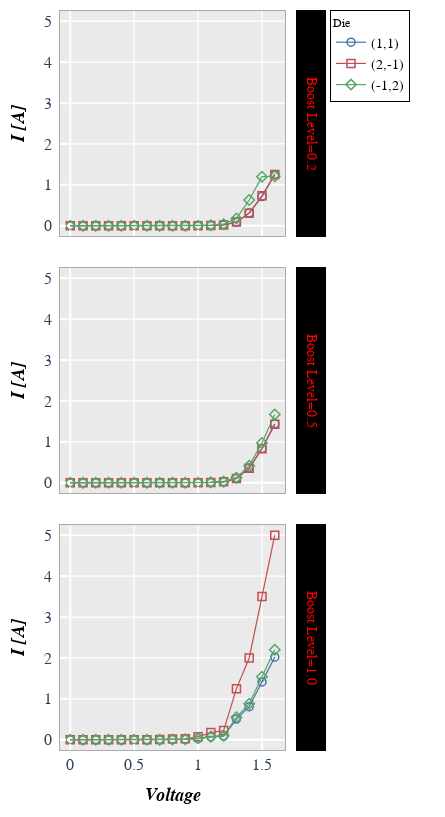

The notebook cell saved with this chart:
### Markdown cell above
Row plots create multiple subplots in a single column.  Each unique value in the DataFrame column provided for keyword ``row`` creates a new row in the subplot grid.  Plot order is defined alphabetically from top to bottom.  Each row contains a row label indicating the unique value of the ``row`` column.

### Code cell
fcp.plot(df, x='Voltage', y='I [A]', legend='Die', row='Boost Level', ax_size=[225, 225], legend_edge_color='#000000', modebar_visible=True,
         filter='Substrate=="Si" & Target Wavelength==450 & Temperature [C]==25', label_row_fill_color='#000000', show=True, label_row_font_color='#ff0000')

### Figure 1 — Plotly figure (JSON) as saved in the notebook; plotly's stock layout.template omitted (floating-point values rounded to 4 significant figures)
{"data": [{"line": {"width": 1.2}, "marker": {"color": "#4b72b0", "line": {"color": "#4b72b0", "width": 1.5}, "size": 8, "symbol": "circle-open"}, "mode": "lines+markers", "name": "(1,1)", "showlegend": true, "type": "scatter", "x": [0, 0.1, 0.2, 0.3, 0.4, 0.5, 0.6, 0.7, 0.8, 0.9, 1, 1.1, 1.2, 1.3, 1.4, 1.5, 1.6], "xaxis": "x", "y": [0, 0, 0, 0, 0, 0, 0, 0, 0, 0, 0.001, 0.007, 0.021, 0.091, 0.314, 0.713, 1.253], "yaxis": "y"}, {"line": {"width": 1.2}, "marker": {"color": "#c34e52", "line": {"color": "#c34e52", "width": 1.5}, "size": 8, "symbol": "square-open"}, "mode": "lines+markers", "name": "(2,-1)", "showlegend": true, "type": "scatter", "x": [0, 0.1, 0.2, 0.3, 0.4, 0.5, 0.6, 0.7, 0.8, 0.9, 1, 1.1, 1.2, 1.3, 1.4, 1.5, 1.6], "xaxis": "x", "y": [0, 0, 0, 0, 0, 0, 0, 0, 0, 0, 0.001, 0.007, 0.02, 0.092, 0.309, 0.731, 1.255], "yaxis": "y"}, {"line": {"width": 1.2}, "marker": {"color": "#54a767", "line": {"color": "#54a767", "width": 1.5}, "size": 8, "symbol": "diamond-open"}, "mode": "lines+markers", "name": "(-1,2)", "showlegend": true, "type": "scatter", "x": [0, 0.1, 0.2, 0.3, 0.4, 0.5, 0.6, 0.7, 0.8, 0.9, 1, 1.1, 1.2, 1.3, 1.4, 1.5, 1.6], "xaxis": "x", "y": [0, 0, 0, 0, 0, 0, 0, 0, 0, 0, 0.002, 0.014, 0.04, 0.18, 0.63, 1.2, 1.211], "yaxis": "y"}, {"line": {"width": 1.2}, "marker": {"color": "#4b72b0", "line": {"color": "#4b72b0", "width": 1.5}, "size": 8, "symbol": "circle-open"}, "mode": "lines+markers", "name": "(1,1)", "showlegend": false, "type": "scatter", "x": [0, 0.1, 0.2, 0.3, 0.4, 0.5, 0.6, 0.7, 0.8, 0.9, 1, 1.1, 1.2, 1.3, 1.4, 1.5, 1.6], "xaxis": "x2", "y": [0, 0, 0, 0, 0, 0, 0, 0, 0, 0, 0.0012, 0.0084, 0.024, 0.108, 0.36, 0.84, 1.44], "yaxis": "y2"}, {"line": {"width": 1.2}, "marker": {"color": "#c34e52", "line": {"color": "#c34e52", "width": 1.5}, "size": 8, "symbol": "square-open"}, "mode": "lines+markers", "name": "(2,-1)", "showlegend": false, "type": "scatter", "x": [0, 0.1, 0.2, 0.3, 0.4, 0.5, 0.6, 0.7, 0.8, 0.9, 1, 1.1, 1.2, 1.3, 1.4, 1.5, 1.6], "xaxis": "x2", "y": [0, 0, 0, 0, 0, 0, 0, 0, 0, 0.001, 0.00119, 0.00833, 0.0238, 0.1071, 0.357, 0.833, 1.428], "yaxis": "y2"}, {"line": {"width": 1.2}, "marker": {"color": "#54a767", "line": {"color": "#54a767", "width": 1.5}, "size": 8, "symbol": "diamond-open"}, "mode": "lines+markers", "name": "(-1,2)", "showlegend": false, "type": "scatter", "x": [0, 0.1, 0.2, 0.3, 0.4, 0.5, 0.6, 0.7, 0.8, 0.9, 1, 1.1, 1.2, 1.3, 1.4, 1.5, 1.6], "xaxis": "x2", "y": [0, 0, 0, 0, 0, 0, 0, 0, 0, 0.0005, 0.001392, 0.009747, 0.02785, 0.1253, 0.4177, 0.9747, 1.671], "yaxis": "y2"}, {"line": {"width": 1.2}, "marker": {"color": "#4b72b0", "line": {"color": "#4b72b0", "width": 1.5}, "size": 8, "symbol": "circle-open"}, "mode": "lines+markers", "name": "(1,1)", "showlegend": false, "type": "scatter", "x": [0, 0.1, 0.2, 0.3, 0.4, 0.5, 0.6, 0.7, 0.8, 0.9, 1, 1.1, 1.2, 1.3, 1.4, 1.5, 1.6], "xaxis": "x3", "y": [0, 0, 0, 0, 0, 0, 0.00101, 0.00303, 0.00707, 0.0101, 0.0303, 0.0707, 0.0909, 0.505, 0.808, 1.414, 2.02], "yaxis": "y3"}, {"line": {"width": 1.2}, "marker": {"color": "#c34e52", "line": {"color": "#c34e52", "width": 1.5}, "size": 8, "symbol": "square-open"}, "mode": "lines+markers", "name": "(2,-1)", "showlegend": false, "type": "scatter", "x": [0, 0.1, 0.2, 0.3, 0.4, 0.5, 0.6, 0.7, 0.8, 0.9, 1, 1.1, 1.2, 1.3, 1.4, 1.5, 1.6], "xaxis": "x3", "y": [0, 0, 0, 0, 0, 0, 0.0025, 0.0075, 0.0175, 0.025, 0.075, 0.175, 0.225, 1.25, 2, 3.5, 5], "yaxis": "y3"}, {"line": {"width": 1.2}, "marker": {"color": "#54a767", "line": {"color": "#54a767", "width": 1.5}, "size": 8, "symbol": "diamond-open"}, "mode": "lines+markers", "name": "(-1,2)", "showlegend": false, "type": "scatter", "x": [0, 0.1, 0.2, 0.3, 0.4, 0.5, 0.6, 0.7, 0.8, 0.9, 1, 1.1, 1.2, 1.3, 1.4, 1.5, 1.6], "xaxis": "x3", "y": [0, 0, 0, 0, 0, 0, 0.0011, 0.0033, 0.0077, 0.011, 0.033, 0.077, 0.099, 0.55, 0.88, 1.54, 2.2], "yaxis": "y3"}], "layout": {"annotations": [{"font": {"color": "#ff0000", "family": "sans-serif", "size": 14}, "showarrow": false, "text": "Boost Level=0.2", "textangle": 90, "x": 1.116, "xanchor": "center", "xref": "x domain", "y": 0.5, "yanchor": "middle", "yref": "y domain"}, {"font": {"color": "#ff0000", "family": "sans-serif", "size": 14}, "showarrow": false, "text": "Boost Level=0.5", "textangle": 90, "x": 1.116, "xanchor": "center", "xref": "x2 domain", "y": 0.5, "yanchor": "middle", "yref": "y2 domain"}, {"font": {"color": "#ff0000", "family": "sans-serif", "size": 14}, "showarrow": false, "text": "Boost Level=1.0", "textangle": 90, "x": 1.116, "xanchor": "center", "xref": "x3 domain", "y": 0.5, "yanchor": "middle", "yref": "y3 domain"}], "autosize": true, "height": 817, "legend": {"bgcolor": "#ffffff", "bordercolor": "#000000", "borderwidth": 1, "font": {"color": "black", "family": "sans-serif", "size": 14}, "itemwidth": 30, "title": {"font": {"family": "sans-serif", "size": 12}, "text": "Die"}, "traceorder": "normal", "x": 1.003, "xanchor": "right", "y": 1, "yanchor": "top"}, "margin": {"b": 66, "l": 60, "r": 36, "t": 10}, "modebar": {"bgcolor": "#ffffff", "orientation": "v"}, "paper_bgcolor": "#ffffff", "plot_bgcolor": "#eaeaea", "shapes": [{"fillcolor": "#000000", "line": {"color": "#8c8c8c", "width": 0}, "type": "rect", "x0": 1.049, "x1": 1.182, "xref": "x domain", "y0": 1.004, "y1": -0.004444, "yref": "y domain"}, {"fillcolor": "#000000", "line": {"color": "#8c8c8c", "width": 0}, "type": "rect", "x0": 1.049, "x1": 1.182, "xref": "x2 domain", "y0": 1.004, "y1": -0.004444, "yref": "y2 domain"}, {"fillcolor": "#000000", "line": {"color": "#8c8c8c", "width": 0}, "type": "rect", "x0": 1.049, "x1": 1.182, "xref": "x3 domain", "y0": 1.004, "y1": -0.004444, "yref": "y3 domain"}], "showlegend": true, "title": {"x": 0.5764, "y": 0.9853}, "width": 445, "xaxis": {"anchor": "y", "domain": [0, 0.6447], "gridcolor": "#ffffff", "griddash": "solid", "gridwidth": 1.3, "linecolor": "#aaaaaa", "linewidth": 1, "matches": "x3", "mirror": true, "range": [-0.08, 1.68], "showline": true, "showticklabels": false, "tickcolor": "#ffffff", "tickfont": {"family": "sans-serif", "size": 16}, "ticklen": 6.2, "ticks": "inside", "tickwidth": 2.2, "type": "linear"}, "xaxis2": {"anchor": "y2", "domain": [0, 0.6447], "gridcolor": "#ffffff", "griddash": "solid", "gridwidth": 1.3, "linecolor": "#aaaaaa", "linewidth": 1, "matches": "x3", "mirror": true, "range": [-0.08, 1.68], "showline": true, "showticklabels": false, "tickcolor": "#ffffff", "tickfont": {"family": "sans-serif", "size": 16}, "ticklen": 6.2, "ticks": "inside", "tickwidth": 2.2, "type": "linear"}, "xaxis3": {"anchor": "y3", "domain": [0, 0.6447], "gridcolor": "#ffffff", "griddash": "solid", "gridwidth": 1.3, "linecolor": "#aaaaaa", "linewidth": 1, "mirror": true, "range": [-0.08, 1.68], "showline": true, "showticklabels": true, "tickcolor": "#ffffff", "tickfont": {"family": "sans-serif", "size": 16}, "ticklen": 6.2, "ticks": "inside", "tickwidth": 2.2, "title": {"font": {"color": "#000000", "family": "sans-serif", "size": 18}, "standoff": 15, "text": "<i><b><i><b><i><b>Voltage</b></i></b></i></b></i>"}, "type": "linear"}, "yaxis": {"anchor": "x", "domain": [0.695, 0.9987], "gridcolor": "#ffffff", "griddash": "solid", "gridwidth": 1.3, "linecolor": "#aaaaaa", "linewidth": 1, "mirror": true, "range": [-0.25, 5.25], "showline": true, "showticklabels": true, "tickcolor": "#ffffff", "tickfont": {"family": "sans-serif", "size": 16}, "ticklen": 6.2, "ticks": "inside", "ticksuffix": " ", "tickwidth": 2.2, "title": {"font": {"color": "#000000", "family": "sans-serif", "size": 18}, "standoff": 15, "text": "<i><b>I [A]</b></i>"}, "type": "linear"}, "yaxis2": {"anchor": "x2", "domain": [0.3482, 0.6518], "gridcolor": "#ffffff", "griddash": "solid", "gridwidth": 1.3, "linecolor": "#aaaaaa", "linewidth": 1, "mirror": true, "range": [-0.25, 5.25], "showline": true, "showticklabels": true, "tickcolor": "#ffffff", "tickfont": {"family": "sans-serif", "size": 16}, "ticklen": 6.2, "ticks": "inside", "ticksuffix": " ", "tickwidth": 2.2, "title": {"font": {"color": "#000000", "family": "sans-serif", "size": 18}, "standoff": 15, "text": "<i><b><i><b>I [A]</b></i></b></i>"}, "type": "linear"}, "yaxis3": {"anchor": "x3", "domain": [0.00135, 0.305], "gridcolor": "#ffffff", "griddash": "solid", "gridwidth": 1.3, "linecolor": "#aaaaaa", "linewidth": 1, "mirror": true, "range": [-0.25, 5.25], "showline": true, "showticklabels": true, "tickcolor": "#ffffff", "tickfont": {"family": "sans-serif", "size": 16}, "ticklen": 6.2, "ticks": "inside", "ticksuffix": " ", "tickwidth": 2.2, "title": {"font": {"color": "#000000", "family": "sans-serif", "size": 18}, "standoff": 15, "text": "<i><b><i><b><i><b>I [A]</b></i></b></i></b></i>"}, "type": "linear"}}}
